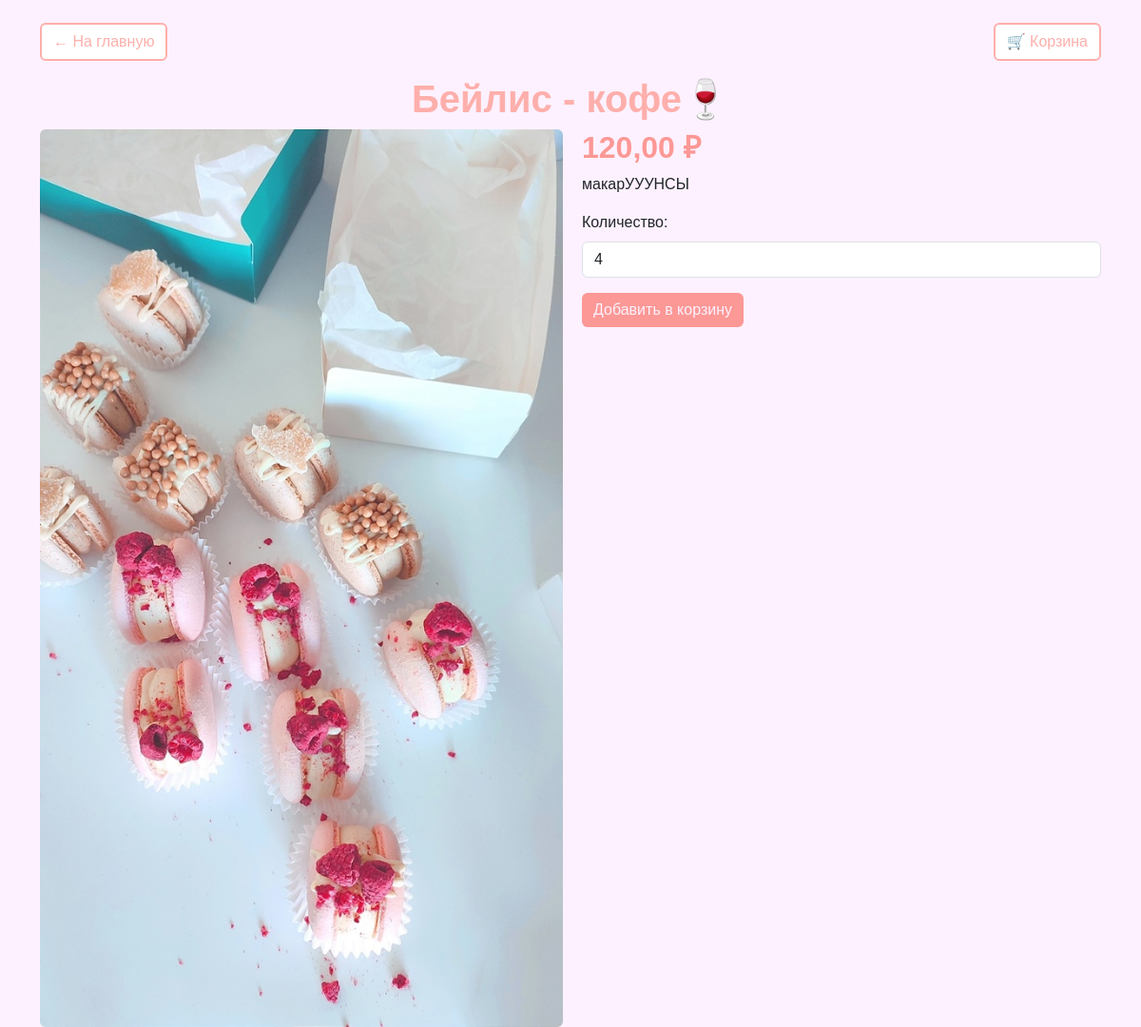
Before: /product/bejlis-kofe/ with the older database file.
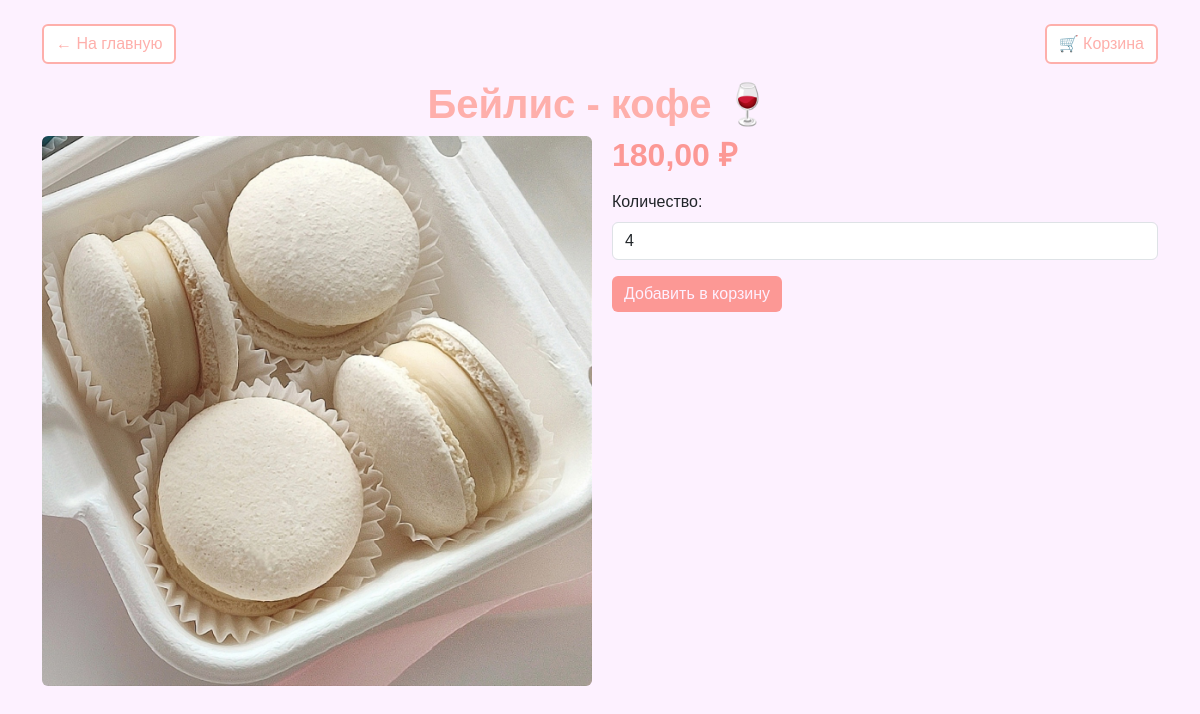
After: the same page with the newer database file.
### shop/models.py (models this page shows, shortened)
class Product(models.Model):
    category = models.ForeignKey(
        Category,
        on_delete=models.CASCADE,
        related_name="products",
        verbose_name="Категория",
    )
    name = models.CharField(max_length=150, verbose_name="Название")
    slug = models.SlugField(max_length=150, unique=True, verbose_name="URL")
    description = models.TextField(blank=True, verbose_name="Описание")
    price = models.DecimalField(max_digits=8, decimal_places=2, verbose_name="Цена")
    image = models.ImageField(
        upload_to="products/", blank=True, verbose_name="Изображение"
    )
    min_order_quantity = models.PositiveIntegerField(
        default=1, verbose_name="Минимальное количество для заказа"
    )
    created_at = models.DateTimeField(auto_now_add=True, verbose_name="Дата добавления")
    class Meta:
        verbose_name = "Товар"
        verbose_name_plural = "Товары"
        ordering = ["-created_at"]

### shop/views.py (the view)
# urls.py: path("product/<slug:product_slug>/", product_detail, name="product_detail"),
def product_detail(request, product_slug):
    product = get_object_or_404(Product, slug=product_slug)
    return render(request, "shop/product_detail.html", {"product": product})

### shop/templates/shop/product_detail.html (shortened to what this page needs)
<!DOCTYPE html>
<html lang="ru">
<head>
    <link href="https://cdn.jsdelivr.net/npm/bootstrap@5.3.0/dist/css/bootstrap.min.css" rel="stylesheet">
</head>
<body class="container mt-4">
    <div class="d-flex justify-content-between">
        <a href="{% url 'home' %}" class="btn btn-secondary mb-3">← На главную</a>
        <a href="{% url 'cart_detail' %}" class="btn btn-secondary mb-3 ms-auto">🛒 Корзина</a>
    </div>
    <h1 class="text-center">{{ product.name }}</h1>
    <div class="row">
        <div class="col-md-6 text-center">
            {% if product.image %}
            <img src="{{ product.image.url }}" class="img-fluid product-image rounded" alt="{{ product.name }}">
            {% else %}
                <img src="https://via.placeholder.com/500" class="img-fluid rounded" alt="Нет фото">
            {% endif %}
        </div>
        <div class="col-md-6">
            <h2><strong>{{ product.price }} ₽</strong></h2>
            <p>{{ product.description }}</p>
            <form action="{% url 'cart_add' product.id %}" method="post" class="add-to-cart-form">
                <div class="mb-3">
                    <label for="quantity" class="form-label">Количество:</label>
                    <input type="number" name="quantity" id="quantity" class="form-control"
                           min="{{ product.min_order_quantity }}"
                           value="{{ product.min_order_quantity }}" required>
                </div>
                <button type="submit" class="btn btn-cart">Добавить в корзину</button>
            </form>
        </div>
    </div>
</body>
</html>

Changed rows visible on the page:
removed Product: name "Бейлис - кофе🍷", image (picture), price "120,00", description "макарУУУНСЫ", quantity "4"
added Product: name "Бейлис - кофе 🍷", image (picture), price "180,00", quantity "4"
